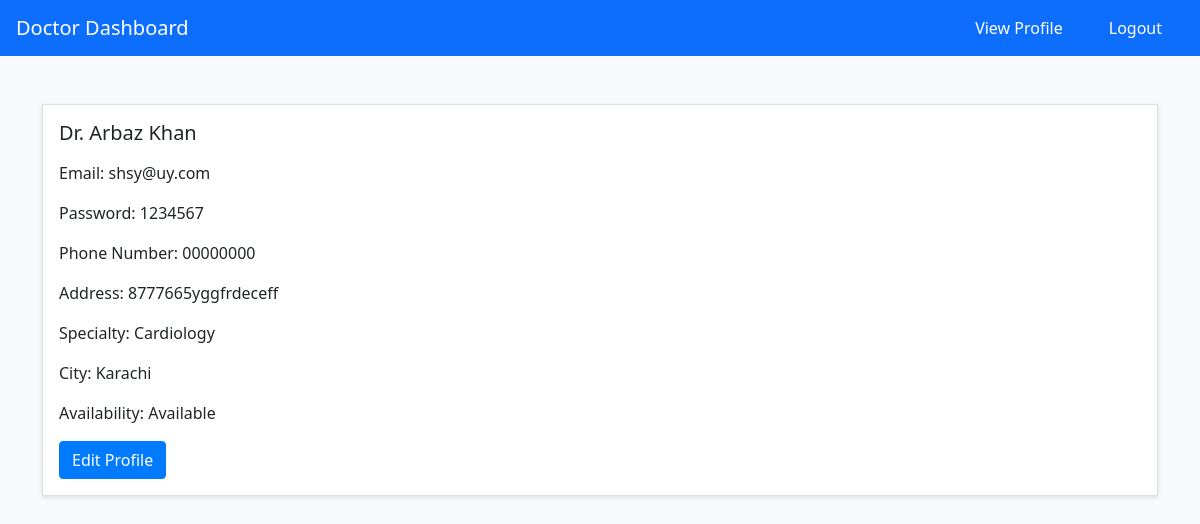
Page /Doctor/profile.php (signed in) on the committed database.
### tables this page shows
CREATE TABLE `doctors` (
  `doctor_id` int(11) NOT NULL,
  `first_name` varchar(50) NOT NULL,
  `last_name` varchar(50) NOT NULL,
  `email` varchar(50) NOT NULL,
  `password` varchar(50) NOT NULL,
  `phone_number` varchar(20) NOT NULL,
  `address` varchar(100) NOT NULL,
  `city_id` int(11) NOT NULL,
  `specialty` varchar(50) NOT NULL,
  `availability` varchar(50) NOT NULL,
  `last_added` date NOT NULL DEFAULT current_timestamp()
);

CREATE TABLE `cities` (
  `city_id` int(11) NOT NULL,
  `city_name` varchar(50) NOT NULL,
  `state` varchar(50) NOT NULL,
  `country` varchar(50) NOT NULL,
  `last_added` date NOT NULL DEFAULT current_timestamp()
);

### Doctor/profile.php (the view, shortened to what this page needs)
<!DOCTYPE html>
<html lang="en">
<head>
  <link rel="stylesheet" href="../css/style.css">
  <link rel="stylesheet" href="https://cdnjs.cloudflare.com/ajax/libs/bootstrap/5.0.0-beta3/css/bootstrap.min.css">
  <link rel="stylesheet" href="https://cdnjs.cloudflare.com/ajax/libs/font-awesome/5.15.3/css/all.min.css">
</head>
<body>
  <?php include 'navbarDoctor.php';
    include '../conn.php';
    $demail = $_SESSION['demail'];
    $dpassword = $_SESSION['dpassword'];
    $query1 = "SELECT doctor_id FROM doctors WHERE email = '$demail' AND password = '$dpassword'";
    $result1 = mysqli_query($conn, $query1);
    $doctor_id = NULL;
    if (mysqli_num_rows($result1) == 1){
      $row = mysqli_fetch_assoc($result1);
      $doctor_id = $row['doctor_id'];
    }
    ?>
      <?php
      $query2 = "SELECT * FROM doctors inner join cities on cities.city_id = doctors.city_id WHERE doctor_id = '$doctor_id'";
      $result2 = mysqli_query($conn, $query2);
      $row = mysqli_fetch_assoc($result2);
  ?>
  <div class="container py-5">
    <div class="row">
      <div class="col-md-12">
        <div class="card">
          <div class="card-body">
            <h5 class="card-title" id="doctorFirstLast">Dr. <?php echo $row['first_name'].' '.$row['last_name'] ; ?></h5>
            <p class="card-text" id="doctorEmail">Email: <?php echo $row['email']; ?></p>
            <p class="card-text" id="doctorPassword">Password: <?php echo $row['password']; ?></p>
            <p class="card-text">Phone Number: <?php echo $row['phone_number']; ?></p>
            <p class="card-text" id="doctorAddress">Address: <?php echo $row['address']; ?></p>
            <p class="card-text" id="doctorSpecialty">Specialty: <?php echo $row['specialty']; ?></p>
            <p class="card-text" id="doctorCity">City: <?php echo $row['city_name']; ?></p>
            <p class="card-text">Availability: <?php echo $row['availability']; ?></p>
            <button class="btn btn-primary" data-bs-toggle="modal" data-bs-target="#editDoctorModal">Edit Profile</button>
          </div>
        </div>
      </div>
    </div>
  </div>
</body>
</html>

### Doctor/profile.php (style rules this page uses)
body { background-color: #f8f9fa; }
.card { border-radius: 0px; box-shadow: 0 2px 4px rgba(0, 0, 0, 0.1); }
.card-title { font-size: 1.25rem; margin-bottom: 1rem; }
.btn-primary { background-color: #007bff; border-color: #007bff; }

### rows in the picture
doctors: first_name "Arbaz", last_name "Khan", email "shsy@uy.com", password "1234567", phone_number "00000000", address "8777665yggfrdeceff", specialty "Cardiology", city.city_name "Karachi", availability "Available"
